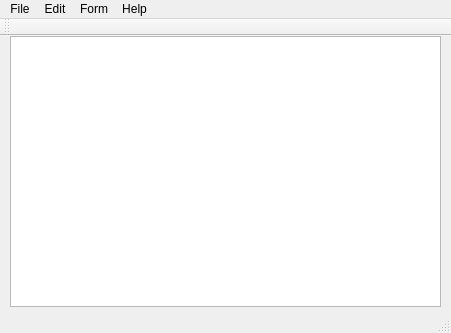
<?xml version="1.0" encoding="UTF-8"?>
<ui version="4.0">
 <class>MainWindow</class>
 <widget class="QMainWindow" name="MainWindow">
  <property name="geometry">
   <rect>
    <x>0</x>
    <y>0</y>
    <width>451</width>
    <height>333</height>
   </rect>
  </property>
  <property name="windowTitle">
   <string>MainWindow</string>
  </property>
  <widget class="QWidget" name="centralWidget">
   <widget class="QTextEdit" name="textEdit">
    <property name="geometry">
     <rect>
      <x>10</x>
      <y>0</y>
      <width>431</width>
      <height>271</height>
     </rect>
    </property>
   </widget>
  </widget>
  <widget class="QMenuBar" name="menuBar">
   <property name="geometry">
    <rect>
     <x>0</x>
     <y>0</y>
     <width>451</width>
     <height>23</height>
    </rect>
   </property>
   <widget class="QMenu" name="menuFile">
    <property name="title">
     <string>File</string>
    </property>
    <addaction name="actionNew"/>
    <addaction name="actionOpen"/>
    <addaction name="separator"/>
    <addaction name="actionSave"/>
    <addaction name="actionSave_as"/>
   </widget>
   <widget class="QMenu" name="menuEdit">
    <property name="title">
     <string>Edit</string>
    </property>
    <addaction name="actionCut"/>
    <addaction name="actionCopy"/>
    <addaction name="actionPaste"/>
    <addaction name="separator"/>
    <addaction name="actionUndo"/>
    <addaction name="actionRedo"/>
   </widget>
   <widget class="QMenu" name="menuForm">
    <property name="title">
     <string>Form</string>
    </property>
    <addaction name="actionColor"/>
    <addaction name="actionFont"/>
   </widget>
   <widget class="QMenu" name="menuHelp">
    <property name="title">
     <string>Help</string>
    </property>
    <addaction name="actionFind_help"/>
   </widget>
   <addaction name="menuFile"/>
   <addaction name="menuEdit"/>
   <addaction name="menuForm"/>
   <addaction name="menuHelp"/>
  </widget>
  <widget class="QToolBar" name="mainToolBar">
   <attribute name="toolBarArea">
    <enum>TopToolBarArea</enum>
   </attribute>
   <attribute name="toolBarBreak">
    <bool>false</bool>
   </attribute>
  </widget>
  <widget class="QStatusBar" name="statusBar"/>
  <action name="actionNew">
   <property name="text">
    <string>New</string>
   </property>
  </action>
  <action name="actionOpen">
   <property name="text">
    <string>Open</string>
   </property>
  </action>
  <action name="actionSave">
   <property name="text">
    <string>Save</string>
   </property>
  </action>
  <action name="actionSave_as">
   <property name="text">
    <string>Save as</string>
   </property>
  </action>
  <action name="actionCut">
   <property name="text">
    <string>Cut</string>
   </property>
  </action>
  <action name="actionCopy">
   <property name="text">
    <string>Copy</string>
   </property>
  </action>
  <action name="actionPaste">
   <property name="text">
    <string>Paste</string>
   </property>
  </action>
  <action name="actionUndo">
   <property name="text">
    <string>Redo</string>
   </property>
  </action>
  <action name="actionRedo">
   <property name="text">
    <string>Undo</string>
   </property>
  </action>
  <action name="actionFind_help">
   <property name="text">
    <string>Find help</string>
   </property>
  </action>
  <action name="actionColor">
   <property name="text">
    <string>Color</string>
   </property>
  </action>
  <action name="actionFont">
   <property name="text">
    <string>Font</string>
   </property>
  </action>
 </widget>
 <layoutdefault spacing="6" margin="11"/>
 <resources/>
 <connections/>
</ui>
